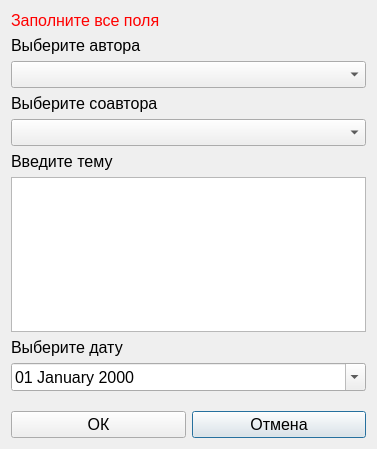
<?xml version="1.0" encoding="UTF-8"?>
<ui version="4.0">
 <class>AddOrEditStat</class>
 <widget class="QDialog" name="AddOrEditStat">
  <property name="geometry">
   <rect>
    <x>0</x>
    <y>0</y>
    <width>377</width>
    <height>449</height>
   </rect>
  </property>
  <property name="windowTitle">
   <string>Dialog</string>
  </property>
  <layout class="QGridLayout" name="gridLayout">
   <item row="3" column="0" colspan="2">
    <widget class="QLabel" name="label_2">
     <property name="font">
      <font>
       <pointsize>12</pointsize>
      </font>
     </property>
     <property name="text">
      <string>Выберите соавтора</string>
     </property>
    </widget>
   </item>
   <item row="6" column="0" colspan="2">
    <widget class="QPlainTextEdit" name="plainTextEdit_tema">
     <property name="font">
      <font>
       <pointsize>12</pointsize>
      </font>
     </property>
    </widget>
   </item>
   <item row="10" column="1">
    <widget class="QPushButton" name="pushButton_cancel">
     <property name="font">
      <font>
       <pointsize>12</pointsize>
      </font>
     </property>
     <property name="text">
      <string>Отмена</string>
     </property>
     <property name="icon">
      <iconset resource="../resourses.qrc">
       <normaloff>:/img/img/cancel.png</normaloff>:/img/img/cancel.png</iconset>
     </property>
    </widget>
   </item>
   <item row="7" column="0">
    <widget class="QLabel" name="label_4">
     <property name="font">
      <font>
       <pointsize>12</pointsize>
      </font>
     </property>
     <property name="text">
      <string>Выберите дату</string>
     </property>
    </widget>
   </item>
   <item row="2" column="0" colspan="2">
    <widget class="QComboBox" name="comboBox_avtor">
     <property name="font">
      <font>
       <pointsize>12</pointsize>
      </font>
     </property>
    </widget>
   </item>
   <item row="1" column="0">
    <widget class="QLabel" name="label">
     <property name="font">
      <font>
       <pointsize>12</pointsize>
      </font>
     </property>
     <property name="text">
      <string>Выберите автора</string>
     </property>
    </widget>
   </item>
   <item row="5" column="0" colspan="2">
    <widget class="QLabel" name="label_3">
     <property name="font">
      <font>
       <pointsize>12</pointsize>
      </font>
     </property>
     <property name="text">
      <string>Введите тему</string>
     </property>
    </widget>
   </item>
   <item row="10" column="0">
    <widget class="QPushButton" name="pushButton_add">
     <property name="font">
      <font>
       <pointsize>12</pointsize>
      </font>
     </property>
     <property name="text">
      <string>ОК</string>
     </property>
     <property name="icon">
      <iconset resource="../resourses.qrc">
       <normaloff>:/img/img/ok.png</normaloff>:/img/img/ok.png</iconset>
     </property>
    </widget>
   </item>
   <item row="8" column="0" colspan="2">
    <widget class="QDateEdit" name="dateEdit">
     <property name="font">
      <font>
       <pointsize>12</pointsize>
      </font>
     </property>
     <property name="displayFormat">
      <string>dd MMMM yyyy</string>
     </property>
     <property name="calendarPopup">
      <bool>true</bool>
     </property>
    </widget>
   </item>
   <item row="9" column="0">
    <spacer name="verticalSpacer">
     <property name="orientation">
      <enum>Qt::Vertical</enum>
     </property>
     <property name="sizeType">
      <enum>QSizePolicy::Preferred</enum>
     </property>
     <property name="sizeHint" stdset="0">
      <size>
       <width>20</width>
       <height>50</height>
      </size>
     </property>
    </spacer>
   </item>
   <item row="4" column="0" colspan="2">
    <widget class="QComboBox" name="comboBox_soAvtor">
     <property name="font">
      <font>
       <pointsize>12</pointsize>
      </font>
     </property>
    </widget>
   </item>
   <item row="0" column="0">
    <widget class="QLabel" name="label_error">
     <property name="font">
      <font>
       <pointsize>12</pointsize>
      </font>
     </property>
     <property name="styleSheet">
      <string notr="true">color:red</string>
     </property>
     <property name="text">
      <string>Заполните все поля</string>
     </property>
    </widget>
   </item>
  </layout>
 </widget>
 <resources>
  <include location="../resourses.qrc"/>
 </resources>
 <connections/>
</ui>
